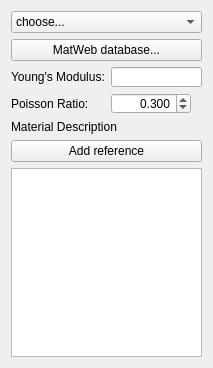
<?xml version="1.0" encoding="UTF-8"?>
<ui version="4.0">
 <class>MechanicalMaterial</class>
 <widget class="QWidget" name="MechanicalMaterial">
  <property name="geometry">
   <rect>
    <x>0</x>
    <y>0</y>
    <width>213</width>
    <height>368</height>
   </rect>
  </property>
  <property name="windowTitle">
   <string>Mechanical material</string>
  </property>
  <layout class="QVBoxLayout" name="verticalLayout">
   <item>
    <widget class="QComboBox" name="cb_materials">
     <item>
      <property name="text">
       <string>choose...</string>
      </property>
     </item>
    </widget>
   </item>
   <item>
    <layout class="QHBoxLayout" name="horizontalLayout">
     <item>
      <widget class="QPushButton" name="pushButton_MatWeb">
       <property name="text">
        <string>MatWeb database...</string>
       </property>
      </widget>
     </item>
    </layout>
   </item>
   <item>
    <layout class="QFormLayout" name="formLayout">
     <item row="0" column="0">
      <widget class="QLabel" name="label_6">
       <property name="text">
        <string>Young's Modulus:</string>
       </property>
      </widget>
     </item>
     <item row="0" column="1">
      <widget class="Gui::InputField" name="input_fd_young_modulus">
       <property name="sizePolicy">
        <sizepolicy hsizetype="Fixed" vsizetype="Fixed">
         <horstretch>0</horstretch>
         <verstretch>0</verstretch>
        </sizepolicy>
       </property>
       <property name="minimumSize">
        <size>
         <width>80</width>
         <height>20</height>
        </size>
       </property>
       <property name="alignment">
        <set>Qt::AlignRight|Qt::AlignTrailing|Qt::AlignVCenter</set>
       </property>
       <property name="unit" stdset="0">
        <string notr="true">Pa</string>
       </property>
       <property name="decimals" stdset="0">
        <number>3</number>
       </property>
       <property name="maximum" stdset="0">
        <double>2000000000.000000000000000</double>
       </property>
       <property name="singleStep" stdset="0">
        <double>2.000000000000000</double>
       </property>
       <property name="value" stdset="0">
        <double>0.000000000000000</double>
       </property>
      </widget>
     </item>
     <item row="1" column="0">
      <widget class="QLabel" name="label_7">
       <property name="text">
        <string>Poisson Ratio:</string>
       </property>
      </widget>
     </item>
     <item row="1" column="1">
      <widget class="QDoubleSpinBox" name="spinBox_poisson_ratio">
       <property name="sizePolicy">
        <sizepolicy hsizetype="Fixed" vsizetype="Fixed">
         <horstretch>0</horstretch>
         <verstretch>0</verstretch>
        </sizepolicy>
       </property>
       <property name="minimumSize">
        <size>
         <width>80</width>
         <height>20</height>
        </size>
       </property>
       <property name="alignment">
        <set>Qt::AlignRight|Qt::AlignTrailing|Qt::AlignVCenter</set>
       </property>
       <property name="decimals">
        <number>3</number>
       </property>
       <property name="maximum">
        <double>1.000000000000000</double>
       </property>
       <property name="singleStep">
        <double>0.100000000000000</double>
       </property>
       <property name="value">
        <double>0.300000000000000</double>
       </property>
      </widget>
     </item>
    </layout>
   </item>
   <item>
    <widget class="QLabel" name="l_mat_description">
     <property name="text">
      <string>Material Description</string>
     </property>
     <property name="wordWrap">
      <bool>true</bool>
     </property>
    </widget>
   </item>
   <item>
    <widget class="QPushButton" name="pushButton_Reference">
     <property name="text">
      <string>Add reference</string>
     </property>
    </widget>
   </item>
   <item>
    <widget class="QListWidget" name="list_References"/>
   </item>
  </layout>
 </widget>
 <customwidgets>
  <customwidget>
   <class>Gui::InputField</class>
   <extends>QLineEdit</extends>
   <header>Gui/InputField.h</header>
  </customwidget>
 </customwidgets>
 <resources/>
 <connections/>
</ui>
